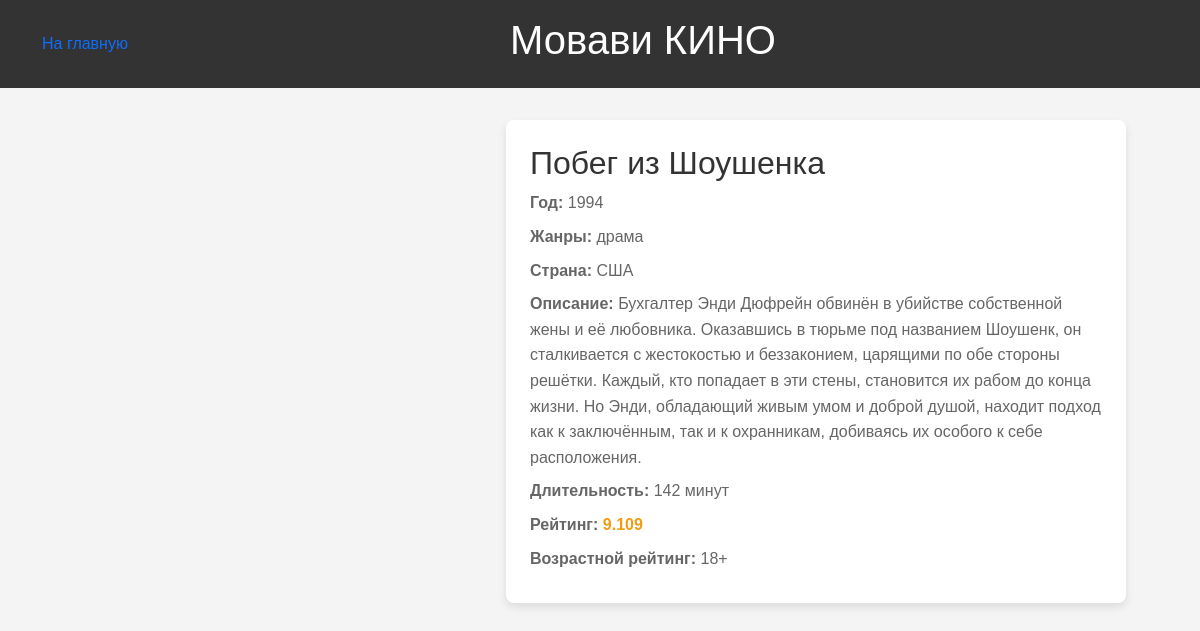
/films/4, run on the app's committed database.
### tables this page shows
CREATE TABLE "films" (
	id INTEGER NOT NULL, 
	title VARCHAR NOT NULL, 
	year INTEGER NOT NULL, 
	genres VARCHAR NOT NULL, 
	country VARCHAR NOT NULL, 
	description TEXT NOT NULL, 
	duration INTEGER NOT NULL, 
	rating FLOAT NOT NULL, 
	age_rating INTEGER NOT NULL, 
	poster TEXT NOT NULL, 
	PRIMARY KEY (id)
);

### main.py (the view)
@app.route("/films/<int:film_id>")
def film_page(film_id):
   film_data = get_film_by_id(film_id)
   return render_template("film.html", film = film_data)

### utils.py (called while the page is built)
def get_film_by_id(id):
    con = sqlite3.connect("films.db")
    SQL_SELECT = f"""
        SELECT * FROM films WHERE id = {id}
    """
    query = con.execute(SQL_SELECT)
    row_data = query.fetchone()
    data = {
        "id": row_data[0],
        "title": row_data[1],
        "year": row_data[2],
        "genres": row_data[3],
        "country": row_data[4],
        "description": row_data[5],
        "duration": row_data[6],
        "rating": row_data[7],
        "age_rating": row_data[8],
        "poster": row_data[9],
    }
    return data

### templates/film.html (shortened to what this page needs)
{% extends "base.html" %}
{% block content %}
<div class="movie-page">
    <div class="movie-info-film">
      <h1>
        {{film['title']}}
      </h1>
      <p>
        <strong>Год:</strong>
        {{film['year']}}
      </p>
      <p>
        <strong>Жанры:</strong>
        {{film['genres']}}
      </p>
      <p>
        <strong>Страна:</strong>
        {{film['country']}}
      </p>
      <p>
        <strong>Описание:</strong>
        {{film['description']}}
      </p>
      <p>
        <strong>Длительность:</strong>
        {{film['duration']}} минут
      </p>
      <p>
        <strong>Рейтинг:</strong>
        <span class="highlight">
            {{film['rating']}}
          </span>
      </p>
      <p>
        <strong>Возрастной рейтинг:</strong>
        {{film['age_rating']}}+
      </p>
    </div>
  </div>
  {% endblock %}

### templates/base.html (style rules this page uses)
* { padding: 0; margin: 0; box-sizing: border-box; text-decoration: none; }
body { font-family: Arial, sans-serif; margin: 0; padding: 0; background-color: #f4f4f4; padding-bottom: 100px; }
.movie-info-film { flex: 2; background: #fff; padding: 1.5rem; border-radius: 8px; box-shadow: 0 4px 8px rgba(0, 0, 0, 0.1); }
.movie-info-film h1 { margin-top: 0; font-size: 2rem; color: #333; }
.movie-info-film p { margin: 0.5rem 0; line-height: 1.6; color: #666; }
.movie-info-film .highlight { font-weight: bold; color: #f39c12; }
.movie-page { display: flex; flex-wrap: wrap; justify-content: center; align-items: flex-start; gap: 2rem; padding: 2rem; max-width: 1200px; margin: 0 auto; }

### data on the page
films: title "Побег из Шоушенка", year "1994", genres "драма", country "США", description "Бухгалтер Энди Дюфрейн обвинён в убийстве собственной жены и её любовника. Оказавшись в тюрьме под названием Шоушенк, он сталкивается с жестокостью и беззаконием, царящими по обе стороны решётки. Каждый, кто попадает в эти стены, становится их рабом до конца жизни. Но Энди, обладающий живым умом и доброй душой, находит подход как к заключённым, так и к охранникам, добиваясь их особого к себе расположения.", duration "142", rating "9.109", age_rating "18"
